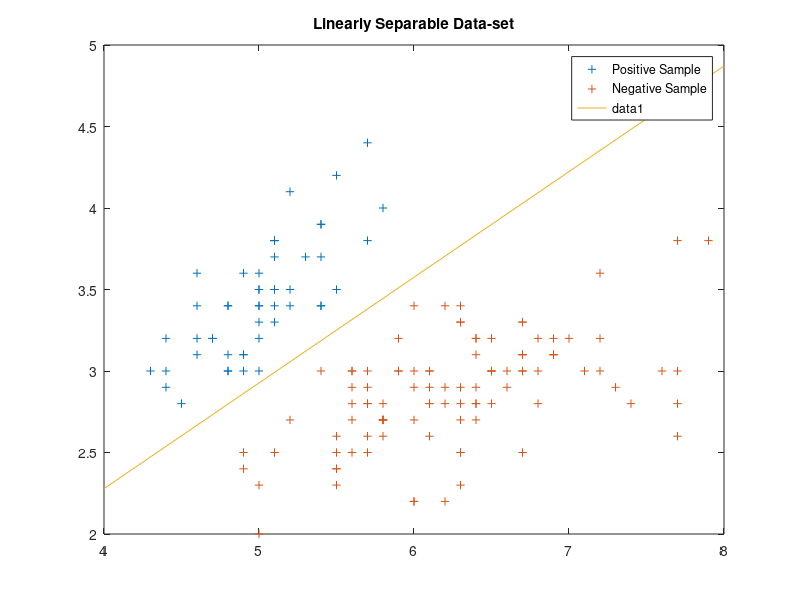

Source code (MATLAB):
%% Perceptron
clc,close all,clear all;

%% Load Linearly Separable Data-Set
load data.mat
load label.mat
plot(traindata(1:50,1),traindata(1:50,2),'+');
hold on
plot(traindata(51:150,1),traindata(51:150,2),'+');
title('Linearly Separable Data-set');legend('Positive Sample','Negative Sample');

%% Train
% Initilizing Para
weight = rand(2,1);     % weight vector
bias = 0.9;
eta = 0.1;                % learn step
temp = 1;
while temp ~= 0
    temp = 0;
    for ii = 1:size(traindata,1)
        if (label(ii,1) * ((traindata(ii,:) * weight) + bias))<= 0  % misclassification sample
            temp = temp + 1;
            %   update weight and bias
            weight = weight +  traindata(ii,:)' * label(ii,1);
            bias = bias +  label(ii,1);
        end
    end
end

hold on
% plot separating hyperplane
x = [4:8];
plot(x,-((weight(1,1) .* x) + bias) ./ weight(2,1),'-');